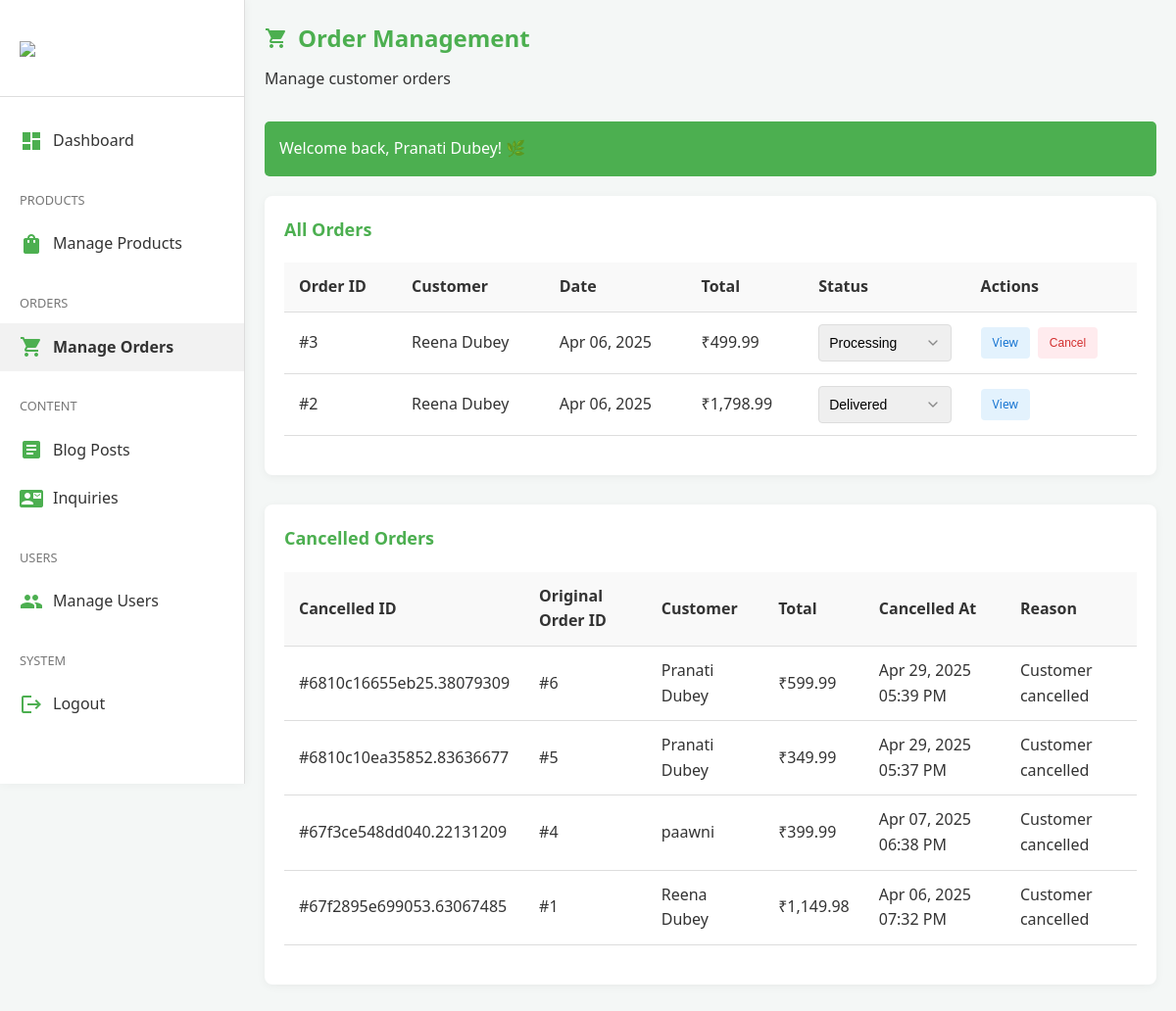
Screenshot of /orders.php (signed in) with the database file from the repository.
### tables this page shows
CREATE TABLE `orders` (
  `id` int(11) NOT NULL,
  `user_id` int(11) NOT NULL,
  `shipping_name` varchar(255) NOT NULL,
  `shipping_mobile` varchar(15) NOT NULL,
  `total_amount` decimal(10,2) NOT NULL,
  `shipping_address` text NOT NULL,
  `payment_id` varchar(100) NOT NULL,
  `created_at` timestamp NOT NULL DEFAULT current_timestamp(),
  `status` varchar(20) NOT NULL DEFAULT 'order received',
  `agent_name` varchar(20) DEFAULT NULL
);

CREATE TABLE `users` (
  `user_id` int(11) NOT NULL,
  `name` varchar(100) NOT NULL,
  `mobile` varchar(15) NOT NULL,
  `email` varchar(100) NOT NULL,
  `password` varchar(255) NOT NULL,
  `isadmin` tinyint(1) DEFAULT 0,
  `address_street` varchar(255) DEFAULT NULL,
  `address_city` varchar(100) DEFAULT NULL,
  `address_state` varchar(100) DEFAULT NULL,
  `address_zip` varchar(10) DEFAULT NULL,
  `address_country` varchar(10) DEFAULT NULL,
  `security_question` varchar(255) DEFAULT NULL,
  `security_answer` varchar(255) DEFAULT NULL
);

CREATE TABLE `cancelled_orders` (
  `id` varchar(36) NOT NULL,
  `original_order_id` varchar(36) NOT NULL,
  `user_id` varchar(36) NOT NULL,
  `shipping_name` varchar(255) NOT NULL,
  `shipping_mobile` varchar(20) NOT NULL,
  `total_amount` decimal(10,2) NOT NULL,
  `shipping_address` text NOT NULL,
  `payment_id` varchar(255) DEFAULT NULL,
  `status` varchar(50) NOT NULL,
  `created_at` datetime NOT NULL,
  `cancelled_at` datetime DEFAULT current_timestamp(),
  `agent_name` varchar(255) DEFAULT NULL,
  `cancellation_reason` text DEFAULT NULL
);

### orders.php (the view, shortened to what this page needs)
<?php
require_once 'db_connect.php';
$viewing_order = false;
$order_details = null;
$order_items = null;
if (isset($_GET['view'])) {
    $viewing_order = true;
    $order_id = $_GET['view'];
    $order_query = "SELECT o.*, u.name, u.email, u.mobile FROM orders o
                   LEFT JOIN users u ON o.user_id = u.user_id
                   WHERE o.id = ?";
    $stmt = $conn->prepare($order_query);
    $stmt->bind_param("i", $order_id);
    $stmt->execute();
    $result = $stmt->get_result();
    if ($result->num_rows > 0) {
        $order_details = $result->fetch_assoc();
        $items_query = "SELECT oi.*, p.name as product_name, p.image1 FROM order_items oi
                       LEFT JOIN products p ON oi.product_id = p.id
                       WHERE oi.order_id = ?";
        $stmt = $conn->prepare($items_query);
        $stmt->bind_param("i", $order_id);
        $stmt->execute();
        $order_items = $stmt->get_result();
    } else {
        header('Location: orders.php');
        exit();
    }
} else {
    $orders_query = "SELECT o.*, u.name AS customer_name
                    FROM orders o
                    LEFT JOIN users u ON o.user_id = u.user_id
                    ORDER BY o.created_at DESC";
    $orders_result = $conn->query($orders_query);
    $cancelled_query = "SELECT co.*, u.name as customer_name
                       FROM cancelled_orders co
                       LEFT JOIN users u ON co.user_id = u.user_id
                       ORDER BY co.cancelled_at DESC";
    $cancelled_result = $conn->query($cancelled_query);
}
if (isset($_SESSION['success_message'])) {
    $success_message = $_SESSION['success_message'];
}
?>
<!DOCTYPE html>
<html lang="en">
<head>
    <link rel="stylesheet" href="admin.css">
</head>
<body>
    <div class="admin-container">
        <?php include 'admin_nav.php'; ?>
        <main class="admin-main">
            <div class="admin-header">
                <h1><i class="material-icons">shopping_cart</i> Order Management</h1>
                <p><?php echo $viewing_order ? "Viewing Order #" . $order_details['id'] : "Manage customer orders"; ?></p>
            </div>
            <?php if (isset($success_message)): ?>
                <div class="alert success">
                    <?php echo $success_message; ?>
                </div>
            <?php endif; ?>
            <?php if ($viewing_order): ?>
                <section class="admin-section">
                    <div class="section-header" style="display: flex; justify-content: space-between; align-items: center;">
                        <h2>Order Details</h2>
                        <div>
                            <?php if ($order_details['status'] != 'delivered'): ?>
                                <button class="btn-cancel" onclick="openCancelModal(<?php echo $order_details['id']; ?>)">
                                    <i class="material-icons">cancel</i> Cancel Order
                                </button>
                            <?php endif; ?>
                            <a href="orders.php" class="btn btn-secondary">Back to Orders</a>
                        </div>
                    </div>
                    <div class="order-details">
                        <div class="form-grid">
                            <div>
                                <p><strong>Order ID:</strong> #<?php echo $order_details['id']; ?></p>
                                <p><strong>Date:</strong> <?php echo date('M d, Y h:i A', strtotime($order_details['created_at'])); ?></p>
                                <p><strong>Status:</strong>
                                    <form method="post" action="">
                                        <input type="hidden" name="order_id" value="<?php echo $order_details['id']; ?>">
                                        <select name="status" class="form-control" onchange="this.form.submit()">
                                            <option value="received" <?php echo ($order_details['status'] == 'received') ? 'selected' : ''; ?>>Received</option>
                                            <option value="processing" <?php echo ($order_details['status'] == 'processing') ? 'selected' : ''; ?>>Processing</option>
                                            <option value="shipped" <?php echo ($order_details['status'] == 'shipped') ? 'selected' : ''; ?>>Shipped</option>
                                            <option value="delivered" <?php echo ($order_details['status'] == 'delivered') ? 'selected' : ''; ?>>Delivered</option>
                                        </select>
                                        <input type="hidden" name="update_status" value="1">
                                    </form>
                                </p>
                                <p><strong>Total Amount:</strong> ₹<?php echo number_format($order_details['total_amount'], 2); ?></p>
                            </div>
                            <div>
                                <p><strong>Customer Name:</strong> <?php echo htmlspecialchars($order_details['name']); ?></p>
                                <p><strong>Email:</strong> <?php echo htmlspecialchars($order_details['email']); ?></p>
                                <p><strong>Phone:</strong> <?php echo htmlspecialchars($order_details['mobile'] ?? 'N/A'); ?></p>
                                <p><strong>Shipping Address:</strong> <?php echo htmlspecialchars($order_details['shipping_address']); ?></p>
                            </div>
                        </div>
                    </div>
                    <h3>Order Items</h3>
                    <div class="table-container">
                        <table class="admin-table">
                            <thead>
                                <tr>
                                    <th>Image</th>
                                    <th>Product</th>
                                    <th>Price</th>
                                    <th>Quantity</th>
                                    <th>Subtotal</th>
                                </tr>
                            </thead>
                            <tbody>
                                <?php while($item = $order_items->fetch_assoc()): ?>
                                    <tr>
                                        <td>
                                            <?php if (!empty($item['image1'])||($item['image2'])||($item['image3'])||($item['image4'])): ?>
                                                <img src='<?php echo 'http://localhost/' . htmlspecialchars($item['image1']); ?>' alt="<?php echo htmlspecialchars($item['product_name']); ?>" class="product-thumb-small">
                                            <?php else: ?>
                                                <span>No image</span>
                                            <?php endif; ?>
                                        </td>
                                        <td><?php echo htmlspecialchars($item['product_name']); ?></td>
                                        <td>₹<?php echo number_format($item['price'], 2); ?></td>
                                        <td><?php echo $item['quantity']; ?></td>
                                        <td>₹<?php echo number_format($item['price'] * $item['quantity'], 2); ?></td>
                                    </tr>
                                <?php endwhile; ?>
                            </tbody>
                            <tfoot>
                                <tr>
                                    <td colspan="4" class="text-right"><strong>Total</strong></td>
                                    <td><strong>₹<?php echo number_format($order_details['total_amount'], 2); ?></strong></td>
                                </tr>
                            </tfoot>
                        </table>
                    </div>
                </section>
            <?php else: ?>
                <section class="admin-section">
                    <h2>All Orders</h2>
                    <div class="table-container">
                        <table class="admin-table">
                            <thead>
                                <tr>
                                    <th>Order ID</th>
                                    <th>Customer</th>
                                    <th>Date</th>
                                    <th>Total</th>
                                    <th>Status</th>
                                    <th>Actions</th>
                                </tr>
                            </thead>
                            <tbody>
                                <?php if ($orders_result->num_rows > 0): ?>
                                    <?php while($order = $orders_result->fetch_assoc()): ?>
                                        <tr>
                                            <td>#<?php echo $order['id']; ?></td>
                                            <td><?php echo htmlspecialchars($order['customer_name']); ?></td>
                                            <td><?php echo date('M d, Y', strtotime($order['created_at'])); ?></td>
                                            <td>₹<?php echo number_format($order['total_amount'], 2); ?></td>
                                            <td>
                                                <form method="post" action="">
                                                    <select name="status" class="form-control" onchange="this.form.submit()">
                                                        <option value="processing" <?php echo ($order['status'] == 'processing') ? 'selected' : ''; ?>>Processing</option>
                                                        <option value="delivered" <?php echo ($order['status'] == 'delivered') ? 'selected' : ''; ?>>Delivered</option>
                                                    </select>
                                                </form>
                                            </td>
                                            <td>
                                                <div class="table-actions">
                                                    <a href="orders.php?view=<?php echo $order['id']; ?>" class="btn-view">View</a>
                                                    <?php if ($order['status'] != 'delivered'): ?>
                                                        <button class="btn-cancel" onclick="openCancelModal(<?php echo $order['id']; ?>)">Cancel</button>
                                                    <?php endif; ?>
                                                </div>
                                            </td>
                                        </tr>
                                    <?php endwhile; ?>
                                <?php else: ?>
                                    <tr>
                                        <td colspan="6" class="no-data">No orders found</td>
                                    </tr>
                                <?php endif; ?>
                            </tbody>
                        </table>
                    </div>
                </section>
                <section class="admin-section">
                    <h2>Cancelled Orders</h2>
                    <div class="table-container">
                        <table class="admin-table">
                            <thead>
                                <tr>
                                    <th>Cancelled ID</th>
                                    <th>Original Order ID</th>
                                    <th>Customer</th>
                                    <th>Total</th>
                                    <th>Cancelled At</th>
                                    <th>Reason</th>
                                </tr>
                            </thead>
                            <tbody>
                                <?php if ($cancelled_result->num_rows > 0): ?>
                                    <?php while($cancel = $cancelled_result->fetch_assoc()): ?>
                                        <tr>
                                            <td>#<?php echo htmlspecialchars($cancel['id']); ?></td>
                                            <td>#<?php echo htmlspecialchars($cancel['original_order_id']); ?></td>
                                            <td><?php echo htmlspecialchars($cancel['customer_name']); ?></td>
                                            <td>₹<?php echo number_format($cancel['total_amount'], 2); ?></td>
                                            <td><?php echo date('M d, Y h:i A', strtotime($cancel['cancelled_at'])); ?></td>
                                            <td><?php echo nl2br(htmlspecialchars($cancel['cancellation_reason'] ?? 'N/A')); ?></td>
                                        </tr>
                                    <?php endwhile; ?>
                                <?php else: ?>
                                    <tr>
                                        <td colspan="6" class="no-data">No cancelled orders found</td>
                                    </tr>
                                <?php endif; ?>
                            </tbody>
                        </table>
                    </div>
                </section>
            <?php endif; ?>
        </main>
    </div>
</body>
</html>

### rows the page displays
orders: id "3", user.name "Reena Dubey", created_at "Apr 06, 2025", total_amount "499.99", status "Processing"
orders: id "2", user.name "Reena Dubey", created_at "Apr 06, 2025", total_amount "1,798.99", status "Delivered"
cancelled_orders: id "6810c16655eb25.38079309", original_order "6", user.name "Pranati Dubey", total_amount "599.99", cancelled_at "Apr 29, 2025 05:39 PM", cancellation_reason "Customer cancelled"
cancelled_orders: id "6810c10ea35852.83636677", original_order "5", user.name "Pranati Dubey", total_amount "349.99", cancelled_at "Apr 29, 2025 05:37 PM", cancellation_reason "Customer cancelled"
cancelled_orders: id "67f3ce548dd040.22131209", original_order "4", user.name "paawni", total_amount "399.99", cancelled_at "Apr 07, 2025 06:38 PM", cancellation_reason "Customer cancelled"
cancelled_orders: id "67f2895e699053.63067485", original_order "1", user.name "Reena Dubey", total_amount "1,149.98", cancelled_at "Apr 06, 2025 07:32 PM", cancellation_reason "Customer cancelled"

### other values shown
$success_message "Welcome back, Pranati Dubey! 🌿"
